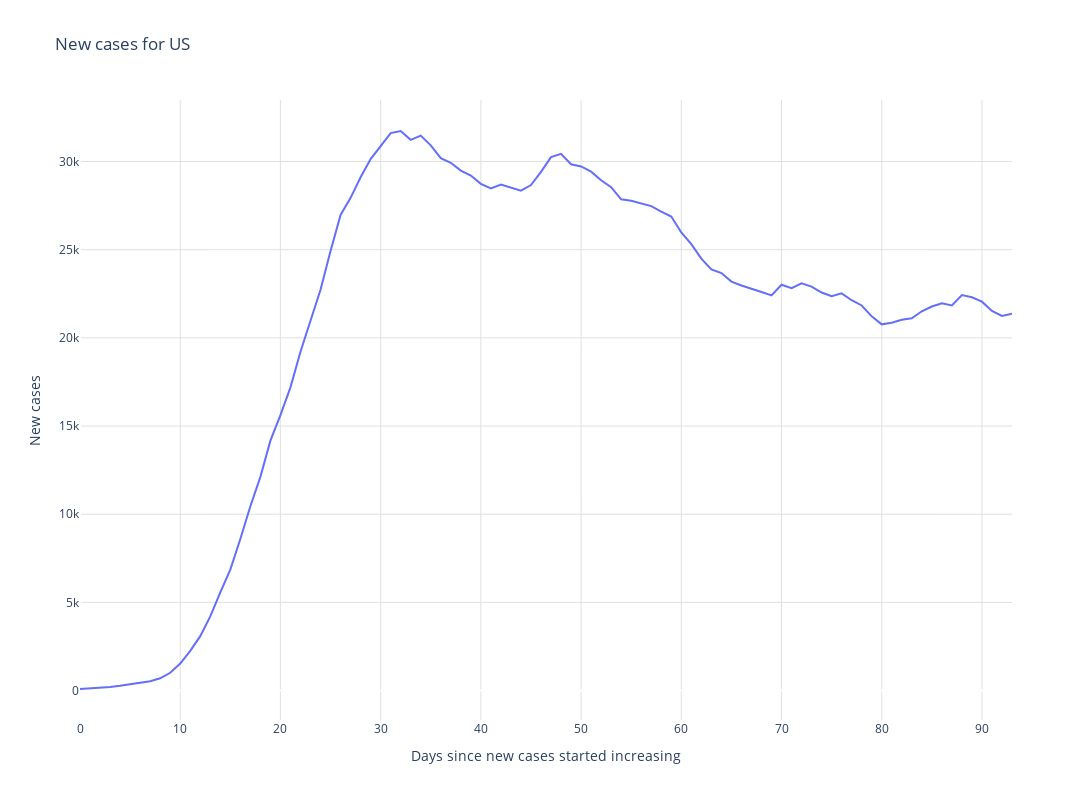
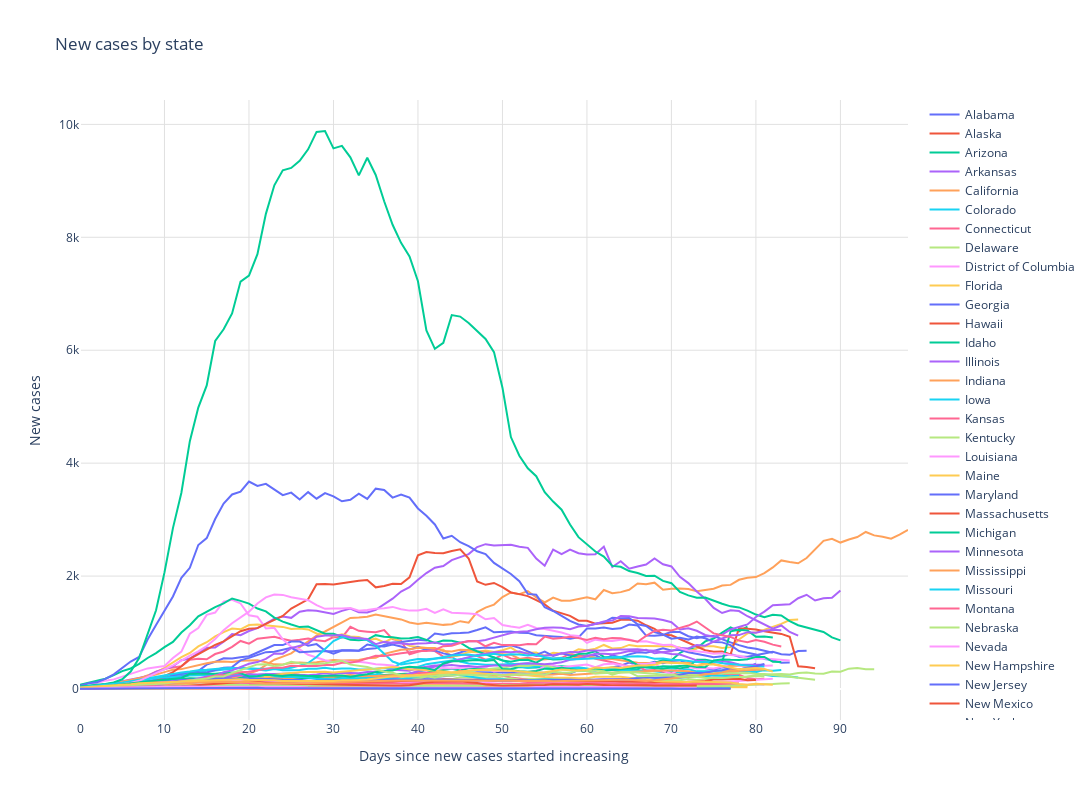
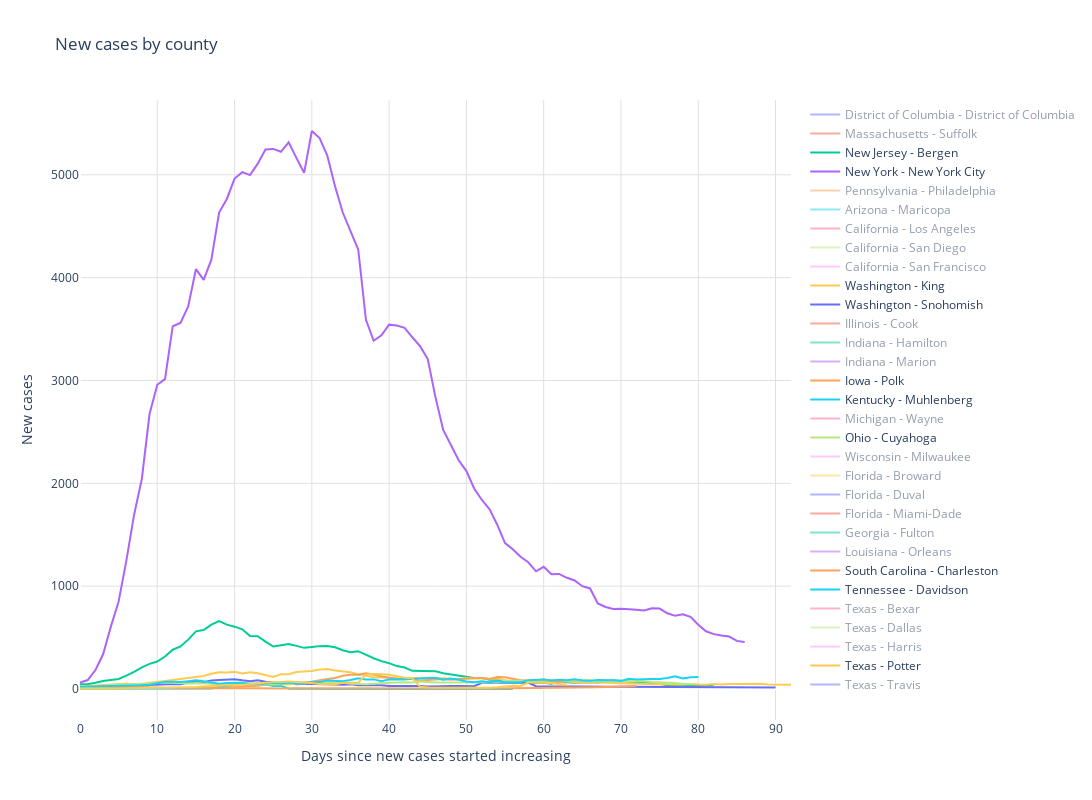

Notebook code for these charts, in order:
### Markdown cell above
**********************************************************************************************************
 # New cases per day
 **********************************************************************************************************

### Code cell
def movingaverage(values, window):
    weights = np.repeat(1.0, window)/window
    sma = np.convolve(values, weights, 'valid')
    return sma

def plotnewcases(state='all', county='all', show_by_default=True):
    if (state == 'all'):
        total_cases_by_date = state_cov_data.groupby('date').sum()
        minimum_cases = 100
    elif (county == 'all'):
        total_cases_by_date = state_cov_data[state_cov_data.state == state].groupby('date').sum()
        minimum_cases = 15
    else:
        total_cases_by_date = county_cov_data[(county_cov_data.state == state) & (county_cov_data.county == county)].groupby('date').sum()
        minimum_cases = 15

    if (len(total_cases_by_date) > 0):
        total_cases_by_date = total_cases_by_date.reset_index()
        total_cases_by_date = total_cases_by_date[total_cases_by_date.cases > minimum_cases]
        delta_cases = total_cases_by_date.cases.to_numpy()[1:] - total_cases_by_date.head(len(total_cases_by_date)-1).cases.to_numpy()[0:]

        if (len(delta_cases) > 0):
            delta_cases_ma = movingaverage(delta_cases, 7)
            df = pd.DataFrame(delta_cases_ma, columns=['new'])
            df['days'] = df.index
            df = df[df.new.gt(0).idxmax():]
            df.reset_index(inplace=True)

            if (state != 'all' and county != 'all'):
                name = state + ' - ' + county
            else:
                name = state

            if (show_by_default):
                visible = True
            else:
                visible = 'legendonly'

            fig.add_trace(
                go.Scatter(x=df.days, y=df.new, mode='lines', name=name, line = { 'width': default_line_thickness },
                hovertemplate='new cases: %{y:,.0f}<br>day: %{x}', visible=visible)
            )

row = 1
layout = go.Layout(
        title = 'New cases for US',
        plot_bgcolor = default_plot_color,
        xaxis_gridcolor = default_grid_color,
        yaxis_gridcolor = default_grid_color,
        width=default_width,
        height=default_height,
        xaxis_title='Days since new cases started increasing',
        yaxis_title='New cases'
)
fig = go.Figure(layout=layout)
plotnewcases()

fig.show()
plotly.offline.plot(fig, filename=webpage_folder + 'Chart_'+str(row)+'.html',auto_open=False)
html_graphs.write('''
<br/><br/><div>
<h1>New cases per day</h1><br/>
This trend line is a moving average of new cases over time. First for the US overall then by state (not all are represented here, just ones I found most interesting.
</div>\n<div>\n''')
html_graphs.write("  <object data=\""+'Chart_'+str(row)+'.html'+"\" width=" + str(default_width * 1.10) + " height=" + str(default_height* 1.10) + "\"></object>"+"\n")


#############################
# New cases by state
#############################
row += 1
layout = go.Layout(
        title = 'New cases by state',
        plot_bgcolor = default_plot_color,
        xaxis_gridcolor = default_grid_color,
        yaxis_gridcolor = default_grid_color,
        width=default_width,
        height=default_height,
        xaxis_title='Days since new cases started increasing',
        yaxis_title='New cases'
)

fig = go.Figure(layout=layout)

# Show all states by default.
for index, state in interesting_states.iterrows():
    plotnewcases(state.state, 'all', True)

fig.show()
plotly.offline.plot(fig, filename=webpage_folder + 'Chart_'+str(row)+'.html',auto_open=False)
html_graphs.write("  <object data=\""+'Chart_'+str(row)+'.html'+"\" width=" + str(default_width * 1.10) + " height=" + str(default_height* 1.10) + "\"></object>"+"\n")

#############################
# New cases by county
#############################
row += 1
layout = go.Layout(
        title = 'New cases by county',
        plot_bgcolor = default_plot_color,
        xaxis_gridcolor = default_grid_color,
        yaxis_gridcolor = default_grid_color,
        width=default_width,
        height=default_height,
        xaxis_title='Days since new cases started increasing',
        yaxis_title='New cases'
)

fig = go.Figure(layout=layout)
for index, r in interesting_locations.iterrows():
    plotnewcases(r.state, r.county, r.show_by_default)

fig.show()
plotly.offline.plot(fig, filename=webpage_folder + 'Chart_'+str(row)+'.html',auto_open=False)
html_graphs.write("  <object data=\""+'Chart_'+str(row)+'.html'+"\" width=" + str(default_width * 1.10) + " height=" + str(default_height* 1.10) + "\"></object>"+"\n")
html_graphs.write("\n</div>")
#####################################
# Do all states & counties
#####################################
for index, s in interesting_states.iterrows():
    layout = go.Layout(
            title = s.state + ' State counties new cases',
            plot_bgcolor = default_plot_color,
            xaxis_gridcolor = default_grid_color,
            yaxis_gridcolor = default_grid_color,
            width=default_width,
            height=default_height,
            xaxis_title='Days since counts started increasing',
            yaxis_title='New cases'
    )
    fig=go.Figure(layout=layout)

    for index, c in population_county[population_county.state == s.state].iterrows():
        plotnewcases(s.state, c.county, True)

    basename=s.state + '_new_cases'
    pio.write_image(fig, webpage_folder + basename + '.jpg')
    plotly.offline.plot(fig, filename=webpage_folder + basename + '.html', auto_open=False)
    html_graphs.write("<a target='_blank' href='" + basename + ".html'><table><tr><td>" + s.state + "</td></tr><tr><td><img src='" + basename + ".jpg'/></td></tr></table></a>\n")
html_graphs.write('<div style=\"clear:both\"></div>')
